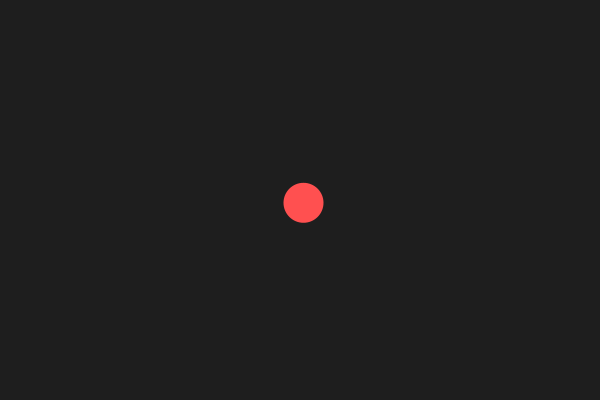
Frame 1 (no input)
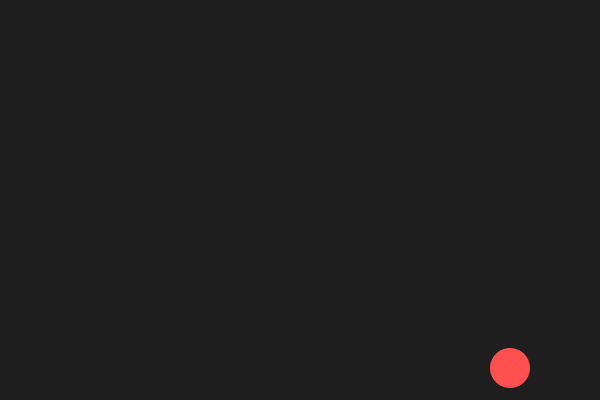
Frame 60 (the mouse pressed at the canvas centre just before this capture)
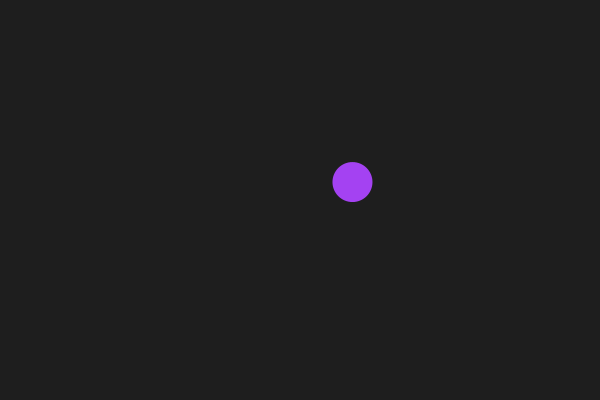
Frame 120 (the mouse held since frame 60 and released just before this capture)

The Processing sketch that drew these frames (run headless with seeded random() and noise(); from frame 60 on, the mouse is pressed at the canvas centre):

// Processing sketch: sketch_AA
// ── sketch_AA.pde
// Bouncing Ball Simulation
float bx, by, bspeedX, bspeedY, bsize;
color bcolor;

void setup() {
  size(600, 400);
  bx = width / 2;
  by = height / 2;
  bspeedX = 3.5;
  bspeedY = 2.8;
  bsize = 40;
  bcolor = color(255, 80, 80);
}

void draw() {
  background(30);
  bx += bspeedX;
  by += bspeedY;
  if (bx + bsize/2 > width  || bx - bsize/2 < 0) bspeedX *= -1;
  if (by + bsize/2 > height || by - bsize/2 < 0) bspeedY *= -1;
  fill(bcolor);
  noStroke();
  ellipse(bx, by, bsize, bsize);
}

void mousePressed() {
  bcolor = color(random(255), random(255), random(255));
  bspeedX = random(-5, 5);
  bspeedY = random(-5, 5);
}

float distance(float x1, float y1, float x2, float y2) {
  return sqrt((x2-x1)*(x2-x1) + (y2-y1)*(y2-y1));
}

void keyPressed() {
  if (key == ' ') {
    bspeedX = 0;
    bspeedY = 0;
  }
  if (key == 'r') {
    bx = width/2;
    by = height/2;
    bspeedX = 3.5;
    bspeedY = 2.8;
  }
}
